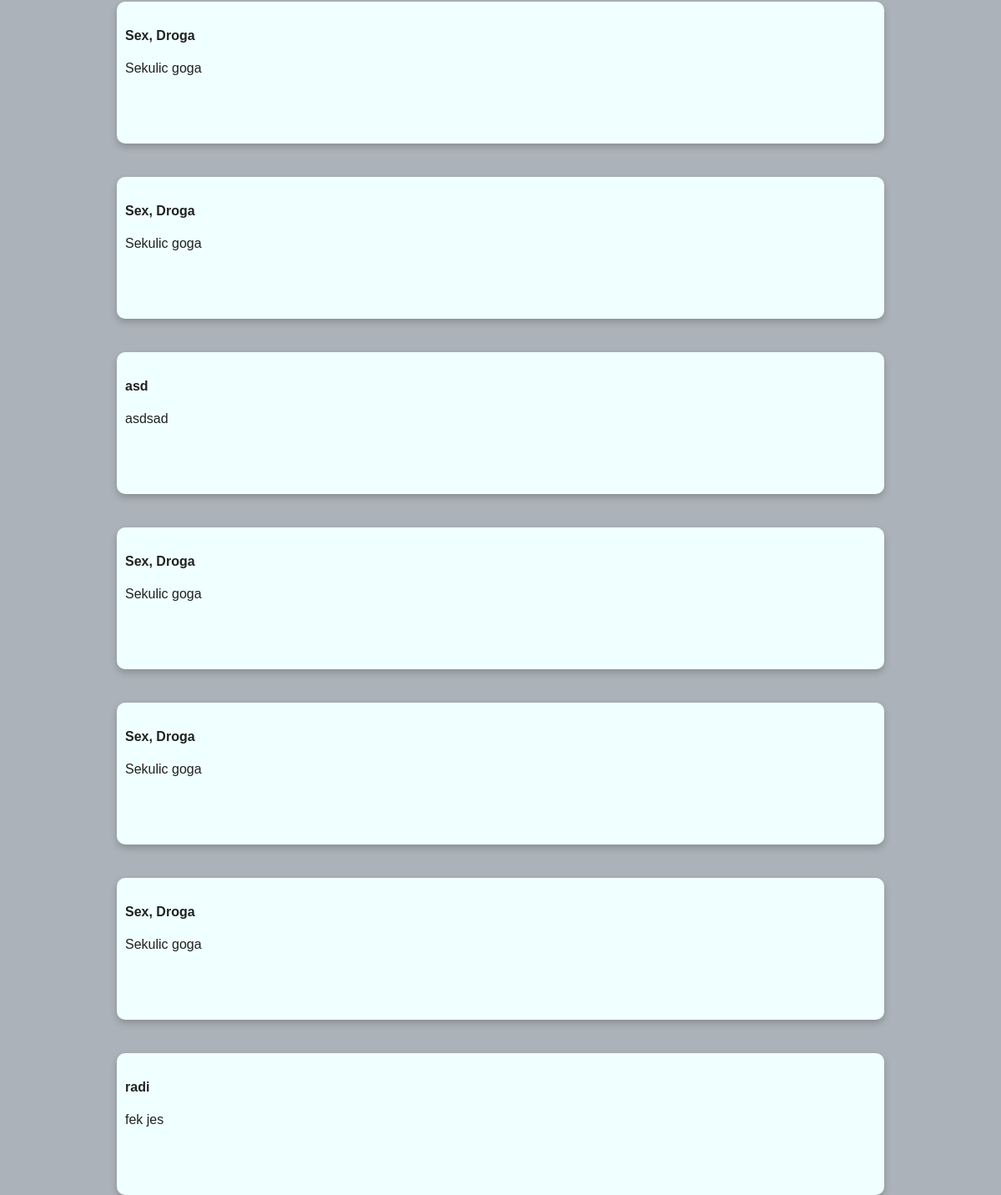
The page /posts/ (signed in, lower part) on the database as committed earlier.
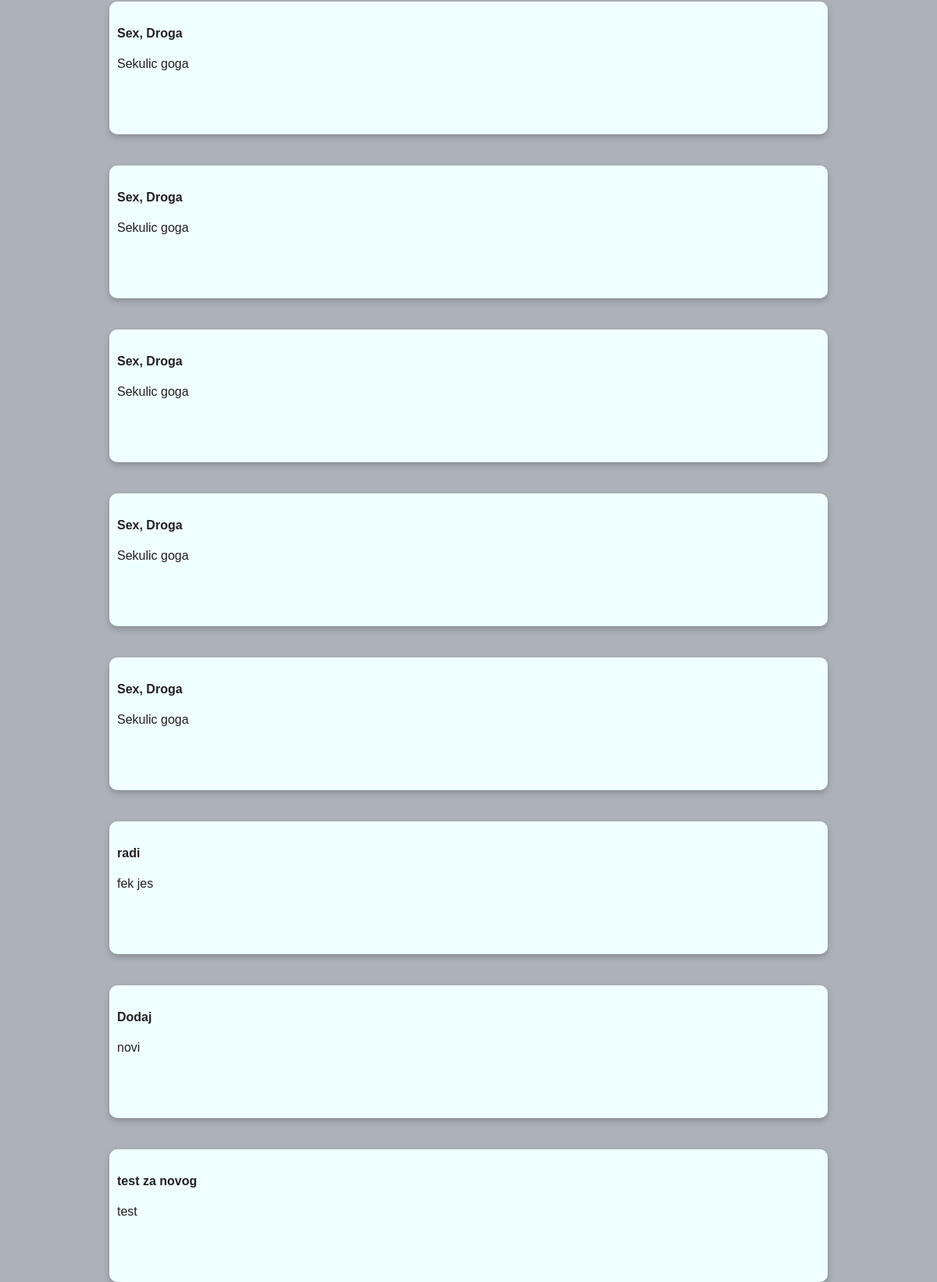
The same page on the database as committed later.
### posts/models.py (models this page shows, shortened)
class Post(models.Model):
    post_title = models.CharField(max_length = 100)
    post_tweet = models.CharField(max_length = 100)
    post_user_id = models.ForeignKey(User, on_delete = models.CASCADE, default="")

### posts/views.py (the view)
# urls.py: path('', PostListView.as_view(), name = 'posts-board'),
class PostListView(LoginRequiredMixin, ListView):
	model = Post
	template_name = 'posts/board.html'
	context_object_name = 'posts'
	def get_queryset(self):
		title = self.request.GET.get('title')
		tweet = self.request.GET.get('tweet')
		qs = super(PostListView, self).get_queryset()
		if is_valid_queryparam(title):
			qs = qs.filter(post_title__icontains = title)
		elif is_valid_queryparam(tweet):
			qs = qs.filter(post_tweet__icontains = tweet)
		return qs

### posts/views.py (called while the page is built)
def is_valid_queryparam(param):
    return param != '' and param is not None

### posts/templates/posts/board.html (shortened to what this page needs)
{% extends "posts/layouts/header.html"%}
{% block content %}
  {% for post in posts %}
    <div class="card">
      <div class="container">
        <h4><b>{{ post.post_title }}</b></h4>
        <p> {{post.post_tweet}} </p>
        <br>
      </div>
    </div>
  {% endfor %}
{% endblock content %}

Rows that differ between the two databases and show on the page:
removed Post: post_title "asd", post_tweet "asdsad"
added Post: post_title "Dodaj", post_tweet "novi"
added Post: post_title "test za novog", post_tweet "test"
